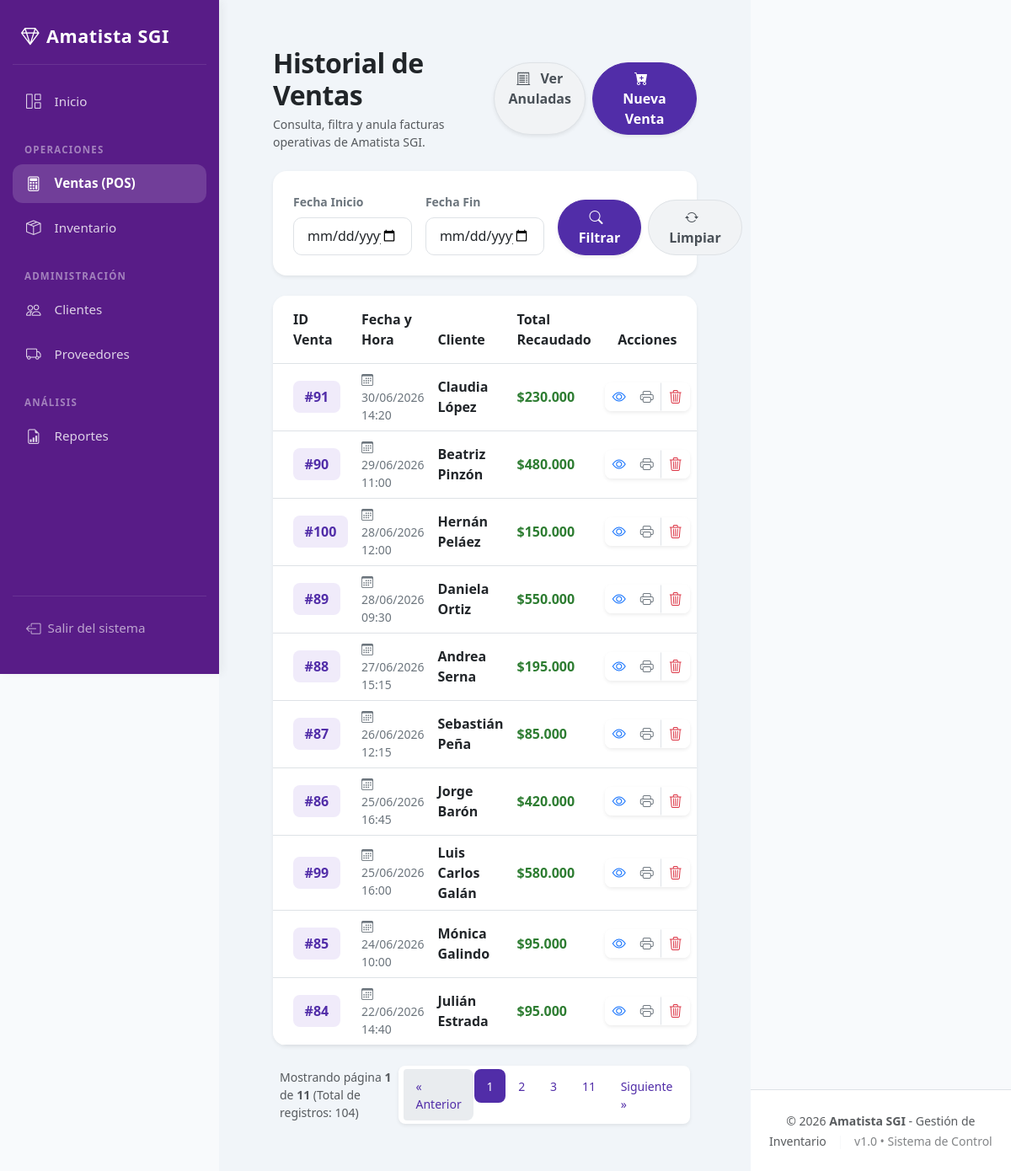
/modulos/ventas/listar.php (signed in), run on an earlier commit of the app's database.
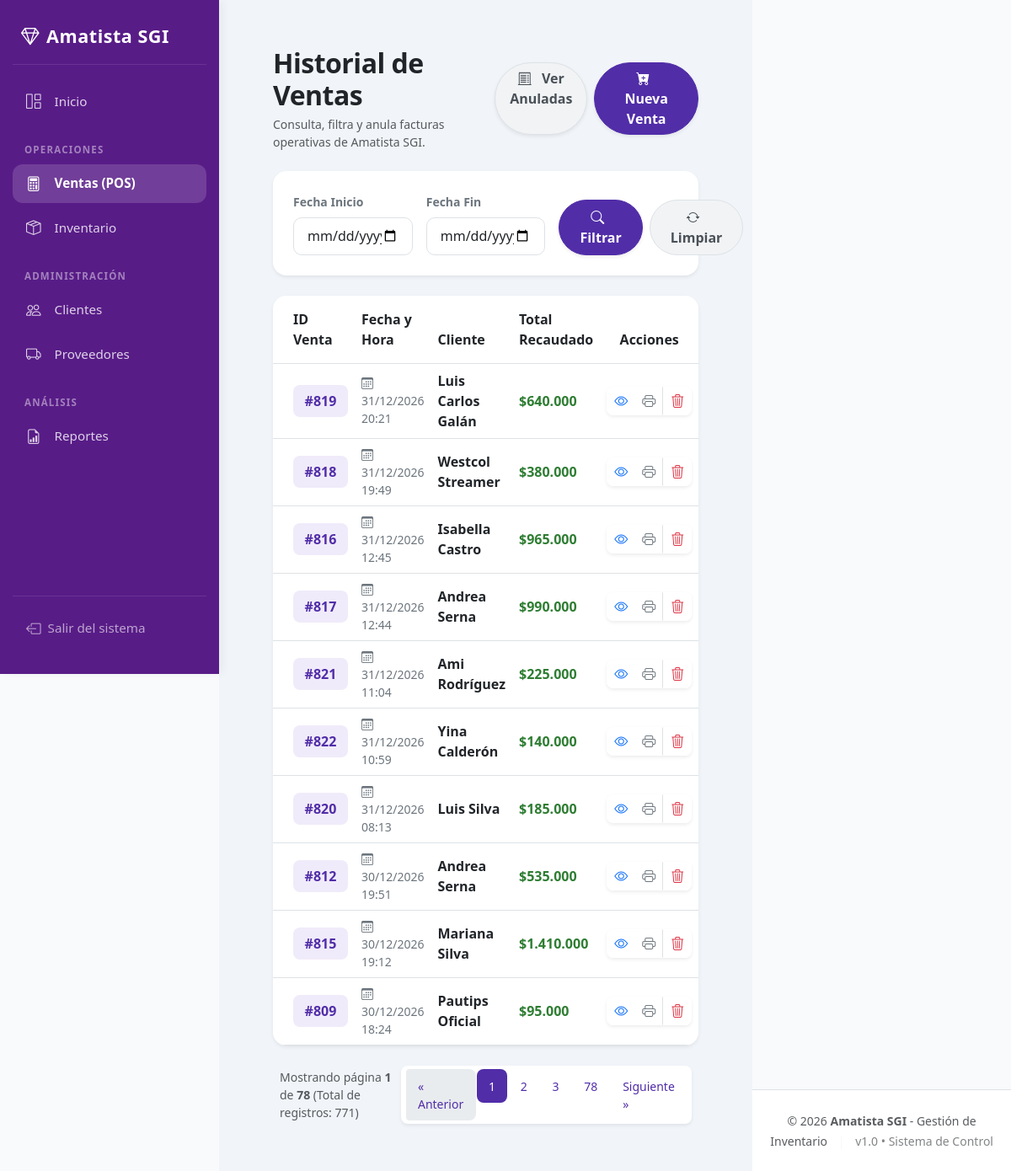
And on a later commit of the database.
### tables this page shows
CREATE TABLE `ventas` (
  `id` int NOT NULL AUTO_INCREMENT,
  `id_cliente` int NOT NULL,
  `fecha` datetime NOT NULL,
  `total` decimal(10,2) NOT NULL,
  `estado` tinyint NOT NULL DEFAULT '1',
  `anulada_por` int DEFAULT NULL,
  `anulada_en` datetime DEFAULT NULL,
  `motivo_anulacion` varchar(255) DEFAULT NULL,
  PRIMARY KEY (`id`),
  KEY `fk_ventas_cliente` (`id_cliente`),
  KEY `fk_ventas_anulada_por` (`anulada_por`),
  CONSTRAINT `fk_ventas_anulada_por` FOREIGN KEY (`anulada_por`) REFERENCES `usuarios` (`id`),
  CONSTRAINT `fk_ventas_cliente` FOREIGN KEY (`id_cliente`) REFERENCES `clientes` (`id`)
);

CREATE TABLE `clientes` (
  `id` int NOT NULL AUTO_INCREMENT,
  `nombre` varchar(100) DEFAULT NULL,
  `telefono` varchar(20) DEFAULT NULL,
  `email` varchar(100) DEFAULT NULL,
  `estado` tinyint NOT NULL DEFAULT '1',
  `eliminado_por` int DEFAULT NULL,
  `eliminado_en` datetime DEFAULT NULL,
  `motivo_eliminacion` varchar(255) DEFAULT NULL,
  PRIMARY KEY (`id`),
  KEY `fk_clientes_eliminado_por` (`eliminado_por`),
  CONSTRAINT `fk_clientes_eliminado_por` FOREIGN KEY (`eliminado_por`) REFERENCES `usuarios` (`id`)
);

### modulos/ventas/listar.php (the view, shortened to what the changed rows need)
<?php
include("../../conexion.php");
include("../../includes/header.php");
$por_pagina = 10;
$pagina_actual = isset($_GET['pagina']) ? (int)$_GET['pagina'] : 1;
$offset = ($pagina_actual - 1) * $por_pagina;
$filtro_estado = $_GET['filtro_estado'] ?? '';
$condicion_estado = ($filtro_estado === 'anuladas') ? ' AND v.estado = 0' : ' AND v.estado = 1';
$query_conteo = "SELECT COUNT(*) as total_registros
                 FROM ventas v
                 INNER JOIN clientes c ON v.id_cliente = c.id
                 WHERE 1=1" . $condicion_estado;
$stmt_conteo = mysqli_prepare($conexion, $query_conteo);
mysqli_stmt_execute($stmt_conteo);
$fila_conteo = mysqli_fetch_assoc(mysqli_stmt_get_result($stmt_conteo));
$total_registros = $fila_conteo['total_registros'];
$total_paginas = ceil($total_registros / $por_pagina);
$query = "SELECT v.id, v.fecha, v.total, v.estado, v.motivo_anulacion, v.anulada_en, c.nombre as cliente, u.nombre as anulada_por_nombre
          FROM ventas v
          INNER JOIN clientes c ON v.id_cliente = c.id
          LEFT JOIN usuarios u ON v.anulada_por = u.id
          WHERE 1=1" . $condicion_estado;
$query .= " ORDER BY v.fecha DESC LIMIT $por_pagina OFFSET $offset";
$stmt = mysqli_prepare($conexion, $query);
mysqli_stmt_execute($stmt);
$ventas = mysqli_stmt_get_result($stmt);
$params_busqueda = "";
?>
<div class="container-fluid px-4 py-3">
    <div class="d-flex justify-content-between align-items-center mb-4">
        <div>
            <h2 class="fw-bold mb-1 text-dark" style="letter-spacing: -0.5px;">Historial de Ventas</h2>
        </div>
    </div>
    <div class="card card-custom shadow-sm overflow-hidden mb-4">
        <div class="table-responsive">
            <table class="table align-middle mb-0 table-hover">
                <thead>
                    <tr class="table-custom-header border-bottom">
                        <th class="ps-4 py-3 border-0">ID Venta</th>
                        <th class="py-3 border-0">Fecha y Hora</th>
                        <th class="py-3 border-0">Cliente</th>
                        <th class="py-3 border-0">Total Recaudado</th>
                        <th class="text-center py-3 border-0">Acciones</th>
                    </tr>
                </thead>
                <tbody>
                    <?php if(mysqli_num_rows($ventas) > 0){ ?>
                        <?php while($v = mysqli_fetch_assoc($ventas)){ ?>
                            <tr class="border-bottom">
                                <td class="ps-4">
                                    <span class="badge-id">#<?php echo $v['id']; ?></span>
                                </td>
                                <td class="text-secondary small"><i class="bi bi-calendar3 me-2"></i><?php echo date("d/m/Y H:i", strtotime($v['fecha'])); ?></td>
                                <td class="fw-semibold text-dark">
                                    <?php echo htmlspecialchars($v['cliente']); ?>
                                </td>
                                <td class="fw-bold" style="color: var(--accent-success);">$<?php echo number_format($v['total'], 0, ',', '.'); ?></td>
                                <td class="text-center">
                                    <div class="btn-group shadow-sm rounded-3 overflow-hidden">
                                        <a href="ver_detalle.php?id=<?php echo $v['id']; ?>" class="btn btn-sm btn-white bg-white border-end" title="Ver Detalle">
                                            <i class="bi bi-eye text-primary fs-6"></i>
                                        </a>
                                        <a href="ticket.php?id=<?php echo $v['id']; ?>" target="_blank" class="btn btn-sm btn-white bg-white border-end" title="Imprimir Ticket">
                                            <i class="bi bi-printer text-secondary fs-6"></i>
                                        </a>
                                        <?php if($v['estado'] == 1): ?>
                                            <form method="POST" action="eliminar.php" class="d-inline" onsubmit="var m=prompt('Motivo de la anulación (obligatorio):'); if(!m || !m.trim()){ alert('Debe indicar el motivo.'); return false; } this.motivo.value=m.trim();">
                                                <button type="submit" class="btn btn-sm btn-white bg-white" title="Anular Venta">
                                                    <i class="bi bi-trash3 text-danger fs-6"></i>
                                                </button>
                                            </form>
                                        <?php endif; ?>
                                    </div>
                                </td>
                            </tr>
                        <?php } ?>
                    <?php } ?>
                </tbody>
            </table>
        </div>
    </div>
    <?php if($total_paginas > 1): ?>
        <div class="d-flex justify-content-between align-items-center px-2">
            <div class="text-muted small">
                Mostrando página <strong><?php echo $pagina_actual; ?></strong> de <strong><?php echo $total_paginas; ?></strong> (Total de registros: <?php echo $total_registros; ?>)
            </div>
            <nav aria-label="Navegación de historial">
                <ul class="pagination pagination-sm mb-0 shadow-sm rounded-3 bg-white p-1">
                    <li class="page-item <?php echo ($pagina_actual <= 1) ? 'disabled' : ''; ?>">
                        <a class="page-link" href="?pagina=<?php echo $pagina_actual - 1 . $params_busqueda; ?>" aria-label="Previous">
                            <span aria-hidden="true">&laquo; Anterior</span>
                        </a>
                    </li>
                    <?php
                    $rango = 2;
                    for($i = 1; $i <= $total_paginas; $i++):
                        if ($i == 1 || $i == $total_paginas || ($i >= $pagina_actual - $rango && $i <= $pagina_actual + $rango)):
                    ?>
                        <li class="page-item <?php echo ($pagina_actual == $i) ? 'active' : ''; ?>">
                            <a class="page-link" href="?pagina=<?php echo $i . $params_busqueda; ?>"><?php echo $i; ?></a>
                        </li>
                    <?php
                        endif;
                    endfor;
                    ?>
                    <li class="page-item <?php echo ($pagina_actual >= $total_paginas) ? 'disabled' : ''; ?>">
                        <a class="page-link" href="?pagina=<?php echo $pagina_actual + 1 . $params_busqueda; ?>" aria-label="Next">
                            <span aria-hidden="true">Siguiente &raquo;</span>
                        </a>
                    </li>
                </ul>
            </nav>
        </div>
    <?php endif; ?>
</div>
<?php include("../../includes/footer.php"); ?>

What changed in the data, as far as the page shows it:
no longer on this page (row unchanged): ventas: id "91", fecha "30/06/2026 14:20", id_cliente.nombre "Claudia López", total "230.000"
no longer on this page (row unchanged): ventas: id "90", fecha "29/06/2026 11:00", id_cliente.nombre "Beatriz Pinzón", total "480.000"
no longer on this page (row unchanged): ventas: id "100", fecha "28/06/2026 12:00", id_cliente.nombre "Hernán Peláez", total "150.000"
no longer on this page (row unchanged): ventas: id "89", fecha "28/06/2026 09:30", id_cliente.nombre "Daniela Ortiz", total "550.000"
no longer on this page (row unchanged): ventas: id "88", fecha "27/06/2026 15:15", id_cliente.nombre "Andrea Serna", total "195.000"
no longer on this page (row unchanged): ventas: id "87", fecha "26/06/2026 12:15", id_cliente.nombre "Sebastián Peña", total "85.000"
no longer on this page (row unchanged): ventas: id "86", fecha "25/06/2026 16:45", id_cliente.nombre "Jorge Barón", total "420.000"
no longer on this page (row unchanged): ventas: id "99", fecha "25/06/2026 16:00", id_cliente.nombre "Luis Carlos Galán", total "580.000"
no longer on this page (row unchanged): ventas: id "85", fecha "24/06/2026 10:00", id_cliente.nombre "Mónica Galindo", total "95.000"
no longer on this page (row unchanged): ventas: id "84", fecha "22/06/2026 14:40", id_cliente.nombre "Julián Estrada", total "95.000"
added ventas: id "819", fecha "31/12/2026 20:21", id_cliente.nombre "Luis Carlos Galán", total "640.000"
added ventas: id "818", fecha "31/12/2026 19:49", id_cliente.nombre "Westcol Streamer", total "380.000"
added ventas: id "816", fecha "31/12/2026 12:45", id_cliente.nombre "Isabella Castro", total "965.000"
added ventas: id "817", fecha "31/12/2026 12:44", id_cliente.nombre "Andrea Serna", total "990.000"
added ventas: id "821", fecha "31/12/2026 11:04", id_cliente.nombre "Ami Rodríguez", total "225.000"
added ventas: id "822", fecha "31/12/2026 10:59", id_cliente.nombre "Yina Calderón", total "140.000"
added ventas: id "820", fecha "31/12/2026 08:13", id_cliente.nombre "Luis Silva", total "185.000"
added ventas: id "812", fecha "30/12/2026 19:51", id_cliente.nombre "Andrea Serna", total "535.000"
added ventas: id "815", fecha "30/12/2026 19:12", id_cliente.nombre "Mariana Silva", total "1.410.000"
added ventas: id "809", fecha "30/12/2026 18:24", id_cliente.nombre "Pautips Oficial", total "95.000"
Also different on the page:
$total_paginas: "11" → "78"
$total_registros: "104" → "771"
